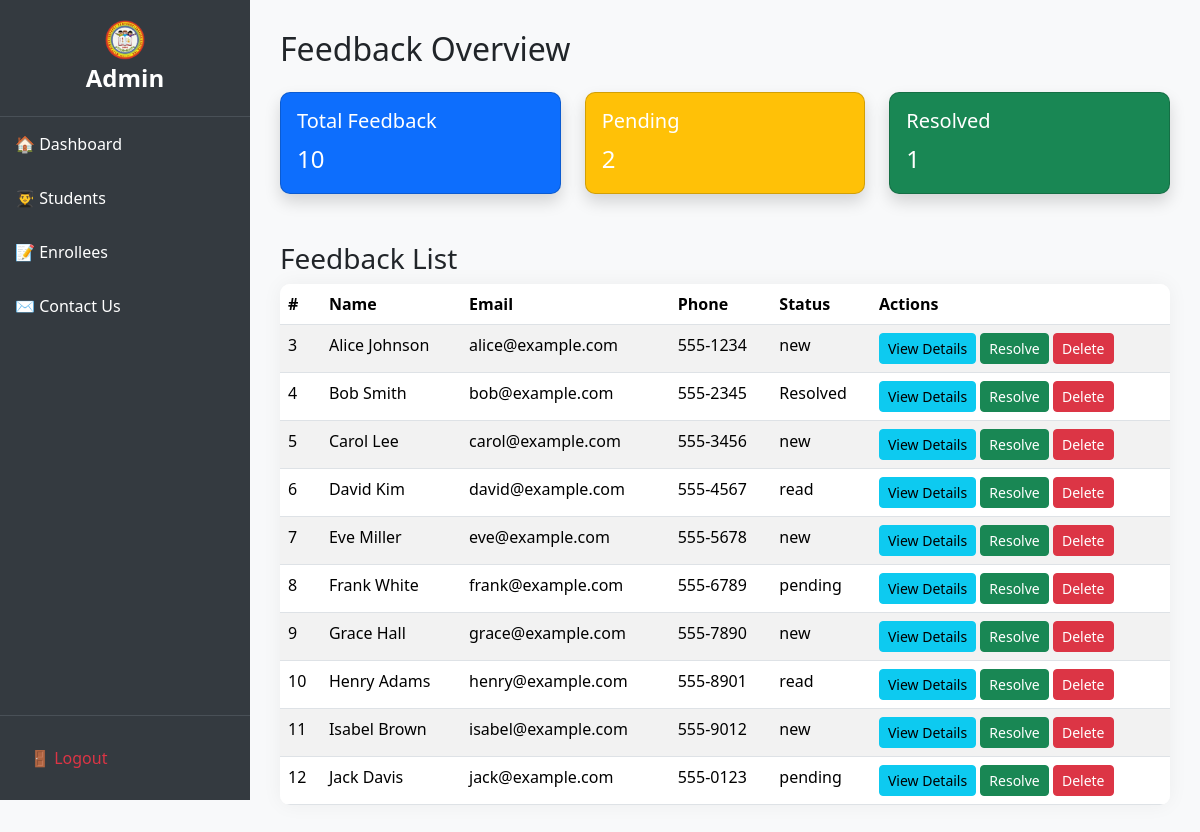
The page /php/admin2/emails.php (signed in) on the database its author committed.
### tables this page shows
CREATE TABLE `contactus` (
  `id` int(11) NOT NULL,
  `name` varchar(255) DEFAULT NULL,
  `email` varchar(255) NOT NULL,
  `phone` varchar(20) NOT NULL,
  `message` text NOT NULL,
  `status` varchar(255) NOT NULL,
  `created_at` timestamp NOT NULL DEFAULT current_timestamp()
);

### php/admin2/emails.php (the view, shortened to what this page needs)
<?php
require_once '../../database/dbconnection.php';
$totalFeedback = 0;
$totalPending = 0;
$totalResolved = 0;
try {
    $query = "SELECT COUNT(*) AS total, SUM(CASE WHEN status = 'Pending' THEN 1 ELSE 0 END) AS pending, SUM(CASE WHEN status = 'Resolved' THEN 1 ELSE 0 END) AS resolved FROM contactus";
    $stmt = $pdo->prepare($query);
    $stmt->execute();
    $result = $stmt->fetch(PDO::FETCH_ASSOC);
    $totalFeedback = $result['total'];
    $totalPending = $result['pending'];
    $totalResolved = $result['resolved'];
} catch (PDOException $e) {
    echo "Error: " . $e->getMessage();
}
?>
<!DOCTYPE html>
<html lang="en">
<head>
  <link href="https://cdn.jsdelivr.net/npm/bootstrap@5.3.2/dist/css/bootstrap.min.css" rel="stylesheet" />
</head>
<body>
  <div class="sidebar">
    <div>
      <div class="logo">
        <img src="../../images/wrlogo.png" alt="Logo" width="40"><br>
        Admin
      </div>
      <a href="dashboard.php">🏠 Dashboard</a>
      <a href="students.php">👨‍🎓 Students</a>
      <a href="enrollees.php">📝 Enrollees</a>
      <a href="emails.php">✉️ Contact Us</a>
    </div>
    <div class="logout">
      <a href="logout.php" class="text-danger">🚪 Logout</a>
    </div>
  </div>
  <div class="main-content">
    <h2 class="mb-4">Feedback Overview</h2>
    <div class="row mb-4">
      <div class="col-md-4">
        <div class="card text-white bg-primary shadow">
          <div class="card-body">
            <h5 class="card-title">Total Feedback</h5>
            <p class="card-text fs-4"><?php echo $totalFeedback; ?></p>
          </div>
        </div>
      </div>
      <div class="col-md-4">
        <div class="card text-white bg-warning shadow">
          <div class="card-body">
            <h5 class="card-title">Pending</h5>
            <p class="card-text fs-4"><?php echo $totalPending; ?></p>
          </div>
        </div>
      </div>
      <div class="col-md-4">
        <div class="card text-white bg-success shadow">
          <div class="card-body">
            <h5 class="card-title">Resolved</h5>
            <p class="card-text fs-4"><?php echo $totalResolved; ?></p>
          </div>
        </div>
      </div>
    </div>
    <h3 class="mt-5">Feedback List</h3>
    <table class="table table-striped">
      <thead>
        <tr>
          <th>#</th>
          <th>Name</th>
          <th>Email</th>
          <th>Phone</th>
          <th>Status</th>
          <th>Actions</th>
        </tr>
      </thead>
      <tbody>
        <?php
        try {
            $query = "SELECT id, name, email, phone, status, created_at FROM contactus";
            $stmt = $pdo->prepare($query);
            $stmt->execute();
            while ($row = $stmt->fetch(PDO::FETCH_ASSOC)) {
                echo "<tr>";
                echo "<td>" . htmlspecialchars($row['id']) . "</td>";
                echo "<td>" . htmlspecialchars($row['name']) . "</td>";
                echo "<td>" . htmlspecialchars($row['email']) . "</td>";
                echo "<td>" . htmlspecialchars($row['phone']) . "</td>";
                echo "<td>" . htmlspecialchars($row['status']) . "</td>";
                echo "<td>";
                echo "<button class='btn btn-info btn-sm' data-bs-toggle='modal' data-bs-target='#feedbackModal' data-id='" . $row['id'] . "'>View Details</button> ";
                echo "<button class='btn btn-success btn-sm' onclick='resolveFeedback(" . $row['id'] . ")'>Resolve</button> ";
                echo "<button class='btn btn-danger btn-sm' onclick='deleteFeedback(" . $row['id'] . ")'>Delete</button>";
                echo "</td>";
                echo "</tr>";
            }
        } catch (PDOException $e) {
            echo "<tr><td colspan='6'>Error: " . $e->getMessage() . "</td></tr>";
        }
        ?>
      </tbody>
    </table>
  </div>
</body>
</html>

### php/admin2/emails.php (style rules this page uses)
body { background-color: #f8f9fa; }
.sidebar { height: 100vh; background-color: #343a40; color: white; position: fixed; width: 250px; display: flex; flex-direction: column; justify-content: space-between; }
.sidebar a { color: white; padding: 15px; display: block; text-decoration: none; }
.main-content { margin-left: 250px; padding: 30px; }
.logo { font-size: 24px; font-weight: bold; padding: 20px; text-align: center; border-bottom: 1px solid #495057; }
.logout { padding: 15px; border-top: 1px solid #495057; }
.card { border-radius: 10px; box-shadow: 0 0 20px rgba(0, 0, 0, 0.05); }
.table { background-color: white; border-radius: 10px; overflow: hidden; box-shadow: 0 0 20px rgba(0, 0, 0, 0.05); }

### rows shown on the page
contactus: id "3", name "Alice Johnson", email "alice@example.com", phone "555-1234", status "new"
contactus: id "4", name "Bob Smith", email "bob@example.com", phone "555-2345", status "Resolved"
contactus: id "5", name "Carol Lee", email "carol@example.com", phone "555-3456", status "new"
contactus: id "6", name "David Kim", email "david@example.com", phone "555-4567", status "read"
contactus: id "7", name "Eve Miller", email "eve@example.com", phone "555-5678", status "new"
contactus: id "8", name "Frank White", email "frank@example.com", phone "555-6789", status "pending"
contactus: id "9", name "Grace Hall", email "grace@example.com", phone "555-7890", status "new"
contactus: id "10", name "Henry Adams", email "henry@example.com", phone "555-8901", status "read"
contactus: id "11", name "Isabel Brown", email "isabel@example.com", phone "555-9012", status "new"
contactus: id "12", name "Jack Davis", email "jack@example.com", phone "555-0123", status "pending"

### other values the page prints
$totalFeedback "10"
$totalPending "2"
$totalResolved "1"
